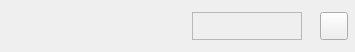
<?xml version="1.0" encoding="UTF-8"?>
<ui version="4.0">
 <class>FormPlay</class>
 <widget class="QWidget" name="FormPlay">
  <property name="geometry">
   <rect>
    <x>0</x>
    <y>0</y>
    <width>355</width>
    <height>52</height>
   </rect>
  </property>
  <property name="minimumSize">
   <size>
    <width>0</width>
    <height>0</height>
   </size>
  </property>
  <property name="maximumSize">
   <size>
    <width>16777215</width>
    <height>16777215</height>
   </size>
  </property>
  <property name="windowTitle">
   <string>Form</string>
  </property>
  <layout class="QHBoxLayout" name="horizontalLayout">
   <property name="spacing">
    <number>12</number>
   </property>
   <property name="leftMargin">
    <number>0</number>
   </property>
   <property name="topMargin">
    <number>0</number>
   </property>
   <property name="rightMargin">
    <number>0</number>
   </property>
   <property name="bottomMargin">
    <number>0</number>
   </property>
   <item>
    <widget class="QLabel" name="labelPlayAll">
     <property name="minimumSize">
      <size>
       <width>52</width>
       <height>52</height>
      </size>
     </property>
     <property name="maximumSize">
      <size>
       <width>52</width>
       <height>52</height>
      </size>
     </property>
     <property name="styleSheet">
      <string notr="true">QLabel
{
  border-image: url(&quot;:/resource/top-btn52-play-n.png&quot;);
}

QLabel:hover
{
  border-image: url(&quot;:/resource/top-btn52-play-h.png&quot;);
}</string>
     </property>
    </widget>
   </item>
   <item>
    <widget class="QLabel" name="labelPlayRandom">
     <property name="minimumSize">
      <size>
       <width>52</width>
       <height>52</height>
      </size>
     </property>
     <property name="maximumSize">
      <size>
       <width>52</width>
       <height>52</height>
      </size>
     </property>
     <property name="styleSheet">
      <string notr="true">QLabel
{
  border-image: url(&quot;:/resource/top-btn52-random-n.png&quot;);
}

QLabel:hover
{
  border-image: url(&quot;:/resource/top-btn52-random-h.png&quot;);
}</string>
     </property>
    </widget>
   </item>
   <item>
    <widget class="QLabel" name="labelFavorite">
     <property name="minimumSize">
      <size>
       <width>28</width>
       <height>28</height>
      </size>
     </property>
     <property name="maximumSize">
      <size>
       <width>28</width>
       <height>28</height>
      </size>
     </property>
     <property name="styleSheet">
      <string notr="true">QLabel
{
  border-image: url(&quot;:/resource/play-btn28-like-n.png&quot;);
}

QLabel:hover
{
  border-image: url(&quot;:/resource/play-btn28-like-h.png&quot;);
}</string>
     </property>
    </widget>
   </item>
   <item>
    <widget class="QFrame" name="frameRating">
     <property name="minimumSize">
      <size>
       <width>110</width>
       <height>28</height>
      </size>
     </property>
     <property name="maximumSize">
      <size>
       <width>110</width>
       <height>28</height>
      </size>
     </property>
     <property name="styleSheet">
      <string notr="true">QFrame 
{
  border-image: url(&quot;:/resource/play-btn28-rank-sel0.png&quot;);
}

QFrame:hover
{
  border-image: url(&quot;:/resource/play-btn28-rank-sel0.png&quot;);
}</string>
     </property>
     <property name="frameShape">
      <enum>QFrame::StyledPanel</enum>
     </property>
     <property name="frameShadow">
      <enum>QFrame::Raised</enum>
     </property>
     <layout class="QHBoxLayout" name="horizontalLayout_2">
      <property name="spacing">
       <number>0</number>
      </property>
      <property name="leftMargin">
       <number>0</number>
      </property>
      <property name="topMargin">
       <number>0</number>
      </property>
      <property name="rightMargin">
       <number>0</number>
      </property>
      <property name="bottomMargin">
       <number>0</number>
      </property>
      <item>
       <widget class="QPushButton" name="btnRating1">
        <property name="minimumSize">
         <size>
          <width>28</width>
          <height>28</height>
         </size>
        </property>
        <property name="maximumSize">
         <size>
          <width>28</width>
          <height>28</height>
         </size>
        </property>
        <property name="styleSheet">
         <string notr="true">background-color: rgba(255, 255, 255, 0);
border: none;</string>
        </property>
       </widget>
      </item>
      <item>
       <widget class="QPushButton" name="btnRating2">
        <property name="minimumSize">
         <size>
          <width>28</width>
          <height>28</height>
         </size>
        </property>
        <property name="maximumSize">
         <size>
          <width>28</width>
          <height>28</height>
         </size>
        </property>
        <property name="styleSheet">
         <string notr="true">background-color: rgba(255, 255, 255, 0);
border: none;</string>
        </property>
       </widget>
      </item>
      <item>
       <widget class="QPushButton" name="btnRating3">
        <property name="minimumSize">
         <size>
          <width>28</width>
          <height>28</height>
         </size>
        </property>
        <property name="maximumSize">
         <size>
          <width>28</width>
          <height>28</height>
         </size>
        </property>
        <property name="styleSheet">
         <string notr="true">background-color: rgba(255, 255, 255, 0);
border: none;</string>
        </property>
       </widget>
      </item>
      <item>
       <widget class="QPushButton" name="btnRating4">
        <property name="minimumSize">
         <size>
          <width>28</width>
          <height>28</height>
         </size>
        </property>
        <property name="maximumSize">
         <size>
          <width>28</width>
          <height>28</height>
         </size>
        </property>
        <property name="styleSheet">
         <string notr="true">background-color: rgba(255, 255, 255, 0);
border: none;</string>
        </property>
       </widget>
      </item>
      <item>
       <widget class="QPushButton" name="btnRating5">
        <property name="minimumSize">
         <size>
          <width>28</width>
          <height>28</height>
         </size>
        </property>
        <property name="maximumSize">
         <size>
          <width>28</width>
          <height>28</height>
         </size>
        </property>
        <property name="styleSheet">
         <string notr="true">background-color: rgba(255, 255, 255, 0);
border: none;</string>
        </property>
       </widget>
      </item>
     </layout>
    </widget>
   </item>
   <item>
    <widget class="QPushButton" name="btnMenu">
     <property name="minimumSize">
      <size>
       <width>28</width>
       <height>28</height>
      </size>
     </property>
     <property name="maximumSize">
      <size>
       <width>28</width>
       <height>28</height>
      </size>
     </property>
     <property name="styleSheet">
      <string notr="true">QPushButton
{
  border-image: url(&quot;:/resource/play-btn28-menu-n.png&quot;);
}

QPushButton:hover
{
  border-image: url(&quot;:/resource/play-btn28-menu-h.png&quot;);
}
QPushButton::menu-indicator
{
	image:none;
}</string>
     </property>
    </widget>
   </item>
  </layout>
 </widget>
 <resources/>
 <connections/>
</ui>
